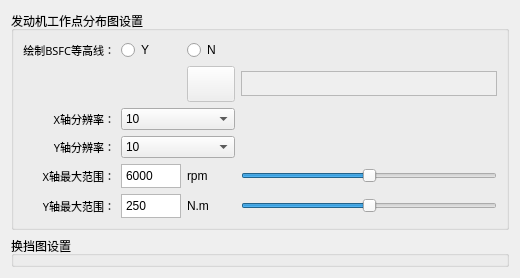
           <widget class="QWidget" name="RealRoadFc_setting">
            <attribute name="title">
             <string>RealRoadFc</string>
            </attribute>
            <layout class="QVBoxLayout" name="verticalLayout_12">
             <item>
              <widget class="QGroupBox" name="RealRoadFc_Engine_Working_Points_setting">
               <property name="maximumSize">
                <size>
                 <width>16777215</width>
                 <height>250</height>
                </size>
               </property>
               <property name="title">
                <string>发动机工作点分布图设置</string>
               </property>
               <layout class="QGridLayout" name="gridLayout_23">
                <item row="4" column="5">
                 <widget class="QSlider" name="RealRoadFc_Engine_Working_Points_X_Range_slider">
                  <property name="maximum">
                   <number>200</number>
                  </property>
                  <property name="singleStep">
                   <number>1</number>
                  </property>
                  <property name="value">
                   <number>100</number>
                  </property>
                  <property name="tracking">
                   <bool>true</bool>
                  </property>
                  <property name="orientation">
                   <enum>Qt::Horizontal</enum>
                  </property>
                  <property name="invertedAppearance">
                   <bool>false</bool>
                  </property>
                  <property name="invertedControls">
                   <bool>false</bool>
                  </property>
                  <property name="tickPosition">
                   <enum>QSlider::NoTicks</enum>
                  </property>
                 </widget>
                </item>
                <item row="4" column="2">
                 <widget class="QPlainTextEdit" name="RealRoadFc_Engine_Working_Points_X_Range_Show_TE">
                  <property name="maximumSize">
                   <size>
                    <width>60</width>
                    <height>24</height>
                   </size>
                  </property>
                  <property name="font">
                   <font>
                    <weight>50</weight>
                    <bold>false</bold>
                   </font>
                  </property>
                  <property name="layoutDirection">
                   <enum>Qt::LeftToRight</enum>
                  </property>
                  <property name="verticalScrollBarPolicy">
                   <enum>Qt::ScrollBarAlwaysOff</enum>
                  </property>
                  <property name="horizontalScrollBarPolicy">
                   <enum>Qt::ScrollBarAlwaysOff</enum>
                  </property>
                  <property name="plainText">
                   <string>6000</string>
                  </property>
                 </widget>
                </item>
                <item row="3" column="0">
                 <widget class="QLabel" name="RealRoadFc_Engine_Working_Points_Y_Resolution_lab">
                  <property name="font">
                   <font>
                    <family>微软雅黑</family>
                    <pointsize>8</pointsize>
                    <weight>50</weight>
                    <bold>false</bold>
                   </font>
                  </property>
                  <property name="layoutDirection">
                   <enum>Qt::LeftToRight</enum>
                  </property>
                  <property name="text">
                   <string>Y轴分辨率：</string>
                  </property>
                  <property name="alignment">
                   <set>Qt::AlignRight|Qt::AlignTrailing|Qt::AlignVCenter</set>
                  </property>
                 </widget>
                </item>
                <item row="4" column="0">
                 <widget class="QLabel" name="RealRoadFc_Engine_Working_Points_X_Range_lab">
                  <property name="font">
                   <font>
                    <family>微软雅黑</family>
                    <pointsize>8</pointsize>
                    <weight>50</weight>
                    <bold>false</bold>
                   </font>
                  </property>
                  <property name="layoutDirection">
                   <enum>Qt::LeftToRight</enum>
                  </property>
                  <property name="text">
                   <string>X轴最大范围：</string>
                  </property>
                  <property name="alignment">
                   <set>Qt::AlignRight|Qt::AlignTrailing|Qt::AlignVCenter</set>
                  </property>
                 </widget>
                </item>
                <item row="0" column="3">
                 <widget class="QRadioButton" name="RealRoadFc_Engine_Working_Points_BSFC_N_RB">
                  <property name="minimumSize">
                   <size>
                    <width>30</width>
                    <height>20</height>
                   </size>
                  </property>
                  <property name="text">
                   <string>N</string>
                  </property>
                  <attribute name="buttonGroup">
                   <string notr="true">buttonGroup_BSFC_Need</string>
                  </attribute>
                 </widget>
                </item>
                <item row="1" column="5">
                 <widget class="QPlainTextEdit" name="RealRoadFc_Engine_Working_Points_BSFC_TE">
                  <property name="enabled">
                   <bool>false</bool>
                  </property>
                  <property name="minimumSize">
                   <size>
                    <width>0</width>
                    <height>0</height>
                   </size>
                  </property>
                  <property name="maximumSize">
                   <size>
                    <width>16777215</width>
                    <height>25</height>
                   </size>
                  </property>
                 </widget>
                </item>
                <item row="3" column="2" colspan="2">
                 <widget class="QComboBox" name="RealRoadFc_Engine_Working_Points_Y_Resolution_combox">
                  <item>
                   <property name="text">
                    <string>10</string>
                   </property>
                  </item>
                  <item>
                   <property name="text">
                    <string>20</string>
                   </property>
                  </item>
                  <item>
                   <property name="text">
                    <string>50</string>
                   </property>
                  </item>
                  <item>
                   <property name="text">
                    <string>100</string>
                   </property>
                  </item>
                 </widget>
                </item>
                <item row="2" column="0">
                 <widget class="QLabel" name="RealRoadFc_Engine_Working_Points_X_Resolution_lab">
                  <property name="font">
                   <font>
                    <family>微软雅黑</family>
                    <pointsize>8</pointsize>
                    <weight>50</weight>
                    <bold>false</bold>
                   </font>
                  </property>
                  <property name="layoutDirection">
                   <enum>Qt::LeftToRight</enum>
                  </property>
                  <property name="text">
                   <string>X轴分辨率：</string>
                  </property>
                  <property name="alignment">
                   <set>Qt::AlignRight|Qt::AlignTrailing|Qt::AlignVCenter</set>
                  </property>
                 </widget>
                </item>
                <item row="0" column="2">
                 <widget class="QRadioButton" name="RealRoadFc_Engine_Working_Points_BSFC_Y_RB">
                  <property name="minimumSize">
                   <size>
                    <width>30</width>
                    <height>20</height>
                   </size>
                  </property>
                  <property name="text">
                   <string>Y</string>
                  </property>
                  <attribute name="buttonGroup">
                   <string notr="true">buttonGroup_BSFC_Need</string>
                  </attribute>
                 </widget>
                </item>
                <item row="2" column="2" colspan="2">
                 <widget class="QComboBox" name="RealRoadFc_Engine_Working_Points_X_Resolution_combox">
                  <item>
                   <property name="text">
                    <string>10</string>
                   </property>
                  </item>
                  <item>
                   <property name="text">
                    <string>20</string>
                   </property>
                  </item>
                  <item>
                   <property name="text">
                    <string>50</string>
                   </property>
                  </item>
                  <item>
                   <property name="text">
                    <string>100</string>
                   </property>
                  </item>
                 </widget>
                </item>
                <item row="5" column="5">
                 <widget class="QSlider" name="RealRoadFc_Engine_Working_Points_Y_Range_slider">
                  <property name="maximum">
                   <number>100</number>
                  </property>
                  <property name="singleStep">
                   <number>10</number>
                  </property>
                  <property name="value">
                   <number>50</number>
                  </property>
                  <property name="orientation">
                   <enum>Qt::Horizontal</enum>
                  </property>
                  <property name="invertedAppearance">
                   <bool>false</bool>
                  </property>
                  <property name="invertedControls">
                   <bool>false</bool>
                  </property>
                  <property name="tickPosition">
                   <enum>QSlider::NoTicks</enum>
                  </property>
                 </widget>
                </item>
                <item row="0" column="5">
                 <spacer name="horizontalSpacer_6">
                  <property name="orientation">
                   <enum>Qt::Horizontal</enum>
                  </property>
                  <property name="sizeHint" stdset="0">
                   <size>
                    <width>40</width>
                    <height>20</height>
                   </size>
                  </property>
                 </spacer>
                </item>
                <item row="5" column="0">
                 <widget class="QLabel" name="RealRoadFc_Engine_Working_Points_Y_Range_lab">
                  <property name="font">
                   <font>
                    <family>微软雅黑</family>
                    <pointsize>8</pointsize>
                    <weight>50</weight>
                    <bold>false</bold>
                   </font>
                  </property>
                  <property name="layoutDirection">
                   <enum>Qt::LeftToRight</enum>
                  </property>
                  <property name="text">
                   <string>Y轴最大范围：</string>
                  </property>
                  <property name="alignment">
                   <set>Qt::AlignRight|Qt::AlignTrailing|Qt::AlignVCenter</set>
                  </property>
                 </widget>
                </item>
                <item row="0" column="0">
                 <widget class="QLabel" name="RealRoadFc_Engine_Working_Points_BSFC_lab">
                  <property name="font">
                   <font>
                    <family>微软雅黑</family>
                    <pointsize>8</pointsize>
                    <weight>50</weight>
                    <bold>false</bold>
                   </font>
                  </property>
                  <property name="layoutDirection">
                   <enum>Qt::LeftToRight</enum>
                  </property>
                  <property name="text">
                   <string>绘制BSFC等高线：</string>
                  </property>
                  <property name="alignment">
                   <set>Qt::AlignRight|Qt::AlignTrailing|Qt::AlignVCenter</set>
                  </property>
                 </widget>
                </item>
                <item row="1" column="3">
                 <widget class="QPushButton" name="RealRoadFc_Engine_Working_Points_BSFC_pushbutton">
                  <property name="enabled">
                   <bool>false</bool>
                  </property>
                  <property name="styleSheet">
                   <string notr="true">QPushButton{border-image: url(./Icon/file_open.png);
height:28px;
width:40px;}
QPushButton:disabled{border-image: url(./Icon/file_open_disabled.png);
height:28px;
width:40px;}</string>
                  </property>
                  <property name="text">
                   <string/>
                  </property>
                 </widget>
                </item>
                <item row="5" column="2">
                 <widget class="QPlainTextEdit" name="RealRoadFc_Engine_Working_Points_Y_Range_Show_TE">
                  <property name="maximumSize">
                   <size>
                    <width>60</width>
                    <height>24</height>
                   </size>
                  </property>
                  <property name="font">
                   <font>
                    <weight>50</weight>
                    <bold>false</bold>
                   </font>
                  </property>
                  <property name="layoutDirection">
                   <enum>Qt::LeftToRight</enum>
                  </property>
                  <property name="verticalScrollBarPolicy">
                   <enum>Qt::ScrollBarAlwaysOff</enum>
                  </property>
                  <property name="horizontalScrollBarPolicy">
                   <enum>Qt::ScrollBarAlwaysOff</enum>
                  </property>
                  <property name="plainText">
                   <string>250</string>
                  </property>
                 </widget>
                </item>
                <item row="5" column="3">
                 <widget class="QLabel" name="RealRoadFc_Engine_Working_Points_Y_Range_lab_NM">
                  <property name="text">
                   <string>N.m</string>
                  </property>
                 </widget>
                </item>
                <item row="4" column="3">
                 <widget class="QLabel" name="RealRoadFc_Engine_Working_Points_X_Range_lab_rpm">
                  <property name="text">
                   <string>rpm</string>
                  </property>
                 </widget>
                </item>
               </layout>
              </widget>
             </item>
             <item>
              <widget class="QGroupBox" name="RealRoadFc_Shift_Map_setting">
               <property name="title">
                <string>换挡图设置</string>
               </property>
              </widget>
             </item>
            </layout>
           </widget>
